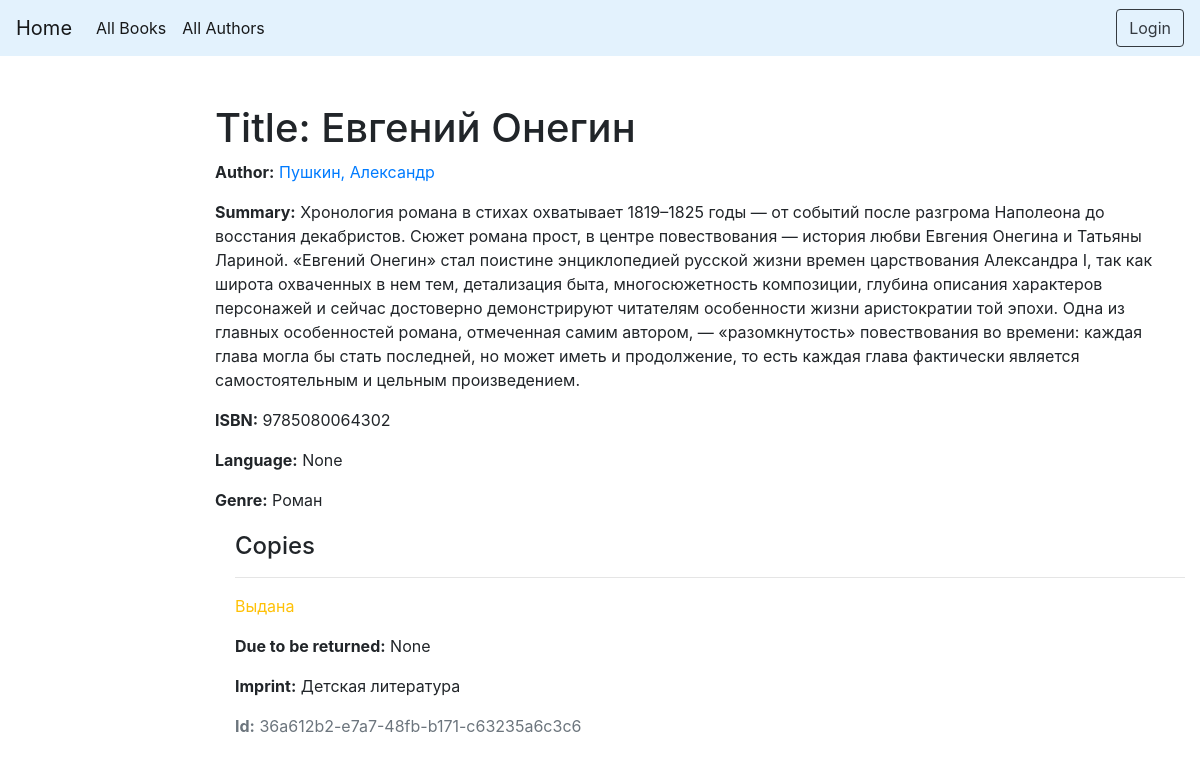
/catalog/book/2, run on an earlier commit of the app's database.
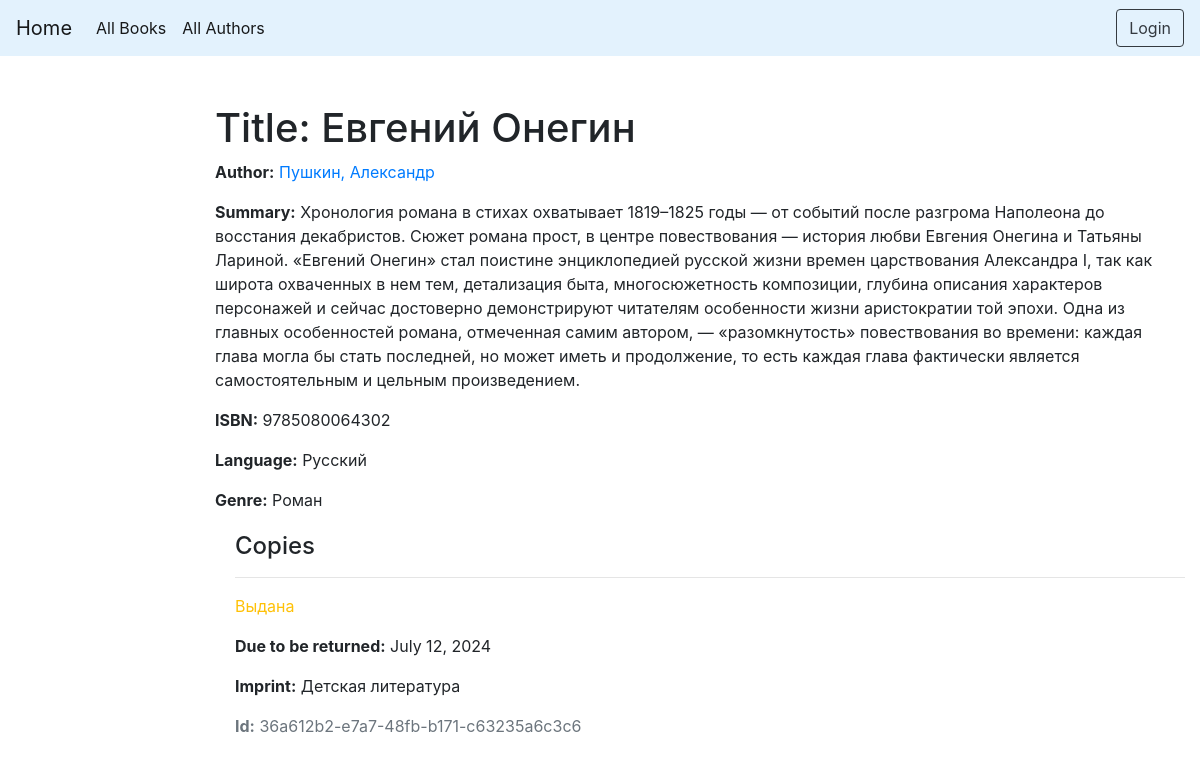
And on a later commit of the database.
### catalog/models.py (models this page shows, shortened)
class Book(models.Model):
    title = models.CharField('Наименование', max_length=200, help_text='')
    author = models.ForeignKey('Author', verbose_name='Автор', on_delete=models.SET_NULL, null=True, help_text='')
    summary = models.TextField('О книге', max_length=1000, help_text='')
    isbn = models.CharField('ISBN', max_length=13, help_text='')
    genre = models.ManyToManyField('Genre', verbose_name='Жанр', help_text='')
    language = models.ForeignKey('Language', verbose_name='Язык', on_delete=models.SET_NULL, null=True, help_text='')
    class Meta:
        ordering = ['title']
        permissions = (("can_change_books_data", "Add, edit, delete books"),)
    def display_genre(self):
        return ', '.join([genre.name for genre in self.genre.all()[:3]])
    display_genre.short_description = 'Жанр произведения'

class Author(models.Model):
    first_name = models.CharField('Имя', max_length=100, help_text='')
    last_name = models.CharField('Фамилия', max_length=100, help_text='')
    first_name_ml = models.CharField('Имя (родной язык)', max_length=100, null=True, blank=True, help_text='')
    last_name_ml = models.CharField('Фамилия (родной язык)', max_length=100, null=True, blank=True, help_text='')
    date_of_birth = models.DateField('Дата рождения', null=True, blank=True, help_text='')
    date_of_death = models.DateField('Дата смерти', null=True, blank=True, help_text='')
    class Meta:
        ordering = ['last_name', 'first_name']
        permissions = (("can_change_authors_data", "Add, edit, delete authors"),)
    def __str__(self):
        return '{0}, {1}'.format(self.last_name, self.first_name)

class Genre(models.Model):
    name = models.CharField('Наименование', max_length=200, help_text='Жанр книги. Например, Фантастика, Детектив, Поэзия и т.п.')
    class Meta:
        ordering = ['name']
    def __str__(self):
        return self.name

class BookInstance(models.Model):
    id = models.UUIDField(primary_key=True, default=uuid.uuid4, help_text='Уникальный идентификатор этого экземпляра книги в библиотеке.')
    book = models.ForeignKey('Book', verbose_name='Книга', on_delete=models.SET_NULL, null=True)
    imprint = models.CharField('Штамп', max_length=200, help_text='Информация об экземпляре. Например, издательство, переводчик, год, номер экземпляра в библиотеке')
    due_back = models.DateField(verbose_name='Дата возврата', null=True, blank=True, help_text='Дата ожидаемого возврата книги.')
    borrower = models.ForeignKey(User, verbose_name='Читатель', on_delete=models.SET_NULL, null=True, blank=True, help_text='Читатель, арендующий книгу.')
    LOAN_STATUS = (
        ('m', 'На оформлении'),
        ('o', 'Выдана'),
        ('a', 'Доступна'),
        ('r', 'В резерве'),
    )
    status = models.CharField('Доступность', max_length=1, choices=LOAN_STATUS, blank=True, default='m', help_text='Статус доступности книги')
    class Meta:
        ordering = ['book']
        permissions = (("can_mark_returned", "Set book as returned"),)

class Language(models.Model):
    name = models.CharField('Наименование', max_length=200, help_text='Язык издания книги. Например, Русский, English, 中國 и т.п.')
    class Meta:
        ordering = ['name']
    def __str__(self):
        return self.name

### catalog/views.py (the view)
# urls.py: path('book/<int:pk>', views.BookDetailView.as_view(), name='book-detail'),
class BookDetailView(generic.DetailView):
    model = Book

### catalog/templates/catalog/book_detail.html
{% extends "base_generic.html" %}
{% block content %}
  <h1>Title: {{ book.title }}</h1>
  <p><strong>Author:</strong> <a href="">{{ book.author }}</a></p>
  <p><strong>Summary:</strong> {{ book.summary }}</p>
  <p><strong>ISBN:</strong> {{ book.isbn }}</p>
  <p><strong>Language:</strong> {{ book.language }}</p>
  <p><strong>Genre:</strong> {% for genre in book.genre.all %} {{ genre }}{% if not forloop.last %}, {% endif %}{% endfor %}</p>
  <div style="margin-left:20px;margin-top:20px">
    <h4>Copies</h4>
    {% for copy in book.bookinstance_set.all %}
    <hr>
    <p class="{% if copy.status == 'a' %}text-success{% elif copy.status == 'd' %}text-danger{% else %}text-warning{% endif %}">{{ copy.get_status_display }}</p>
    {% if copy.status != 'a' %}<p><strong>Due to be returned:</strong> {{copy.due_back}}</p>{% endif %}
    <p><strong>Imprint:</strong> {{copy.imprint}}</p>
    <p class="text-muted"><strong>Id:</strong> {{copy.id}}</p>
    {% endfor %}
  </div>
{% endblock %}

### catalog/templates/base_generic.html (shortened to what this page needs)
<!DOCTYPE html>
<html lang="ru">
<head>
  <link rel="stylesheet" href="https://stackpath.bootstrapcdn.com/bootstrap/4.1.3/css/bootstrap.min.css">
  {% load static %}
  <link rel="stylesheet" href="{% static 'css/styles.css' %}">
</head>
<body>
<nav class="navbar navbar-expand-lg navbar-light" style="background-color: #e3f2fd;">
  <a class="navbar-brand" href="{% url 'index' %}">Home</a>
  <div class="collapse navbar-collapse" id="navbarSupportedContent">
    <ul class="navbar-nav mr-auto">
      <li class="nav-item active">
        <a class="nav-link" href="{% url 'books' %}">All Books <span class="sr-only">(current)</span></a>
      </li>
      <li class="nav-item active">
        <a class="nav-link" href="{% url 'authors' %}">All Authors <span class="sr-only">(current)</span></a>
      </li>
    </ul>
    {% if user.is_authenticated and not user.is_staff %}
      <div class="mr-sm-2"> User: {{ user.get_username }} </div>
      <a class="btn btn btn-dark mr-sm-2" href="{% url 'my-borrowed' %}" role="button">My Borrowed</a>
      <a class="btn btn-outline-dark my-2 my-sm-0" href="{% url 'logout'%}?next={{request.path}}" role="button">Logout</a>
    {% else %}
      <a class="btn btn-outline-dark" href="{% url 'login' %}?next={{request.path}}" role="button">Login</a>
    {% endif %}
  </div>
</nav>
<div class="container-fluid">
<div class="row">
  <div class="col-sm-2"></div>
  <div class="col-sm-10 ">
      <br>
      <br>
  {% block content %}{% endblock %}
  </div>
</div>
</div>
</body>
</html>

What changed in the data, as far as the page shows it:
changed Book "Евгений Онегин": language "None" → "Русский"
changed BookInstance "Выдана": due_back "None" → "July 12, 2024"
